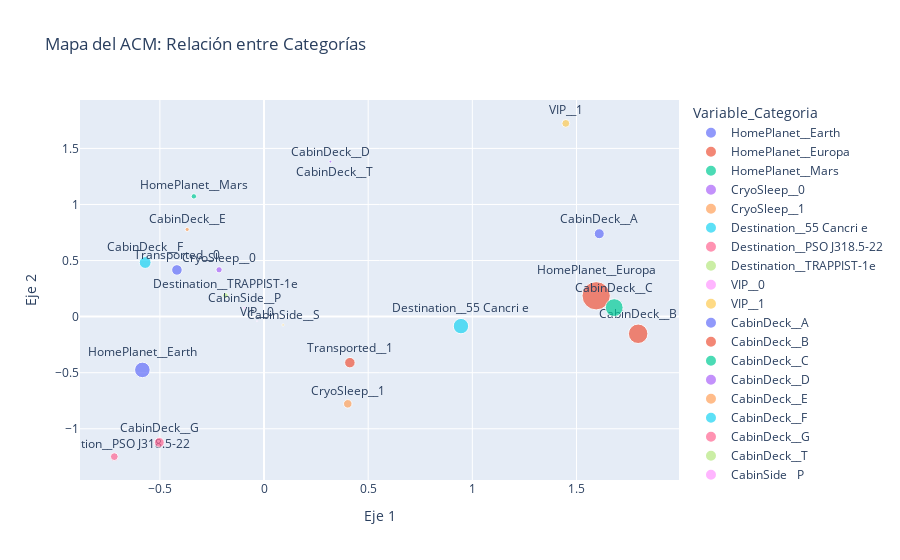

This figure's notebook cell:
### Code cell
# Graficamos las categorías en el plano factorial
# prince tiene un método integrado, pero con Plotly es más legible
plot_data = analysis_df.reset_index()
plot_data.columns = ['Variable_Categoria', 'Dim 0', 'Dim 1', 'Contrib_0', 'Contrib_1']

fig_mca = px.scatter(
    plot_data, 
    x='Dim 0', 
    y='Dim 1', 
    text='Variable_Categoria',
    size='Contrib_0', # El tamaño indica cuánto aporta a la Dim 0
    color='Variable_Categoria',
    title='Mapa del ACM: Relación entre Categorías',
    labels={'Dim 0': 'Eje 1', 'Dim 1': 'Eje 2'}
)

fig_mca.update_traces(textposition='top center')
fig_mca.show()

### Figure 1 — Plotly figure (JSON) as saved in the notebook; plotly's stock layout.template omitted (floating-point values rounded to 4 significant figures)
{"data": [{"hovertemplate": "Variable_Categoria=%{text}<br>Eje 1=%{x}<br>Eje 2=%{y}<br>Contrib_0=%{marker.size}<extra></extra>", "legendgroup": "HomePlanet__Earth", "marker": {"color": "#636efa", "size": [0.08442], "sizemode": "area", "sizeref": 0.0006978, "symbol": "circle"}, "mode": "markers+text", "name": "HomePlanet__Earth", "orientation": "v", "showlegend": true, "text": ["HomePlanet__Earth"], "textposition": "top center", "type": "scatter", "x": [-0.5841], "xaxis": "x", "y": [-0.4752], "yaxis": "y"}, {"hovertemplate": "Variable_Categoria=%{text}<br>Eje 1=%{x}<br>Eje 2=%{y}<br>Contrib_0=%{marker.size}<extra></extra>", "legendgroup": "HomePlanet__Europa", "marker": {"color": "#EF553B", "size": [0.2791], "sizemode": "area", "sizeref": 0.0006978, "symbol": "circle"}, "mode": "markers+text", "name": "HomePlanet__Europa", "orientation": "v", "showlegend": true, "text": ["HomePlanet__Europa"], "textposition": "top center", "type": "scatter", "x": [1.595], "xaxis": "x", "y": [0.1858], "yaxis": "y"}, {"hovertemplate": "Variable_Categoria=%{text}<br>Eje 1=%{x}<br>Eje 2=%{y}<br>Contrib_0=%{marker.size}<extra></extra>", "legendgroup": "HomePlanet__Mars", "marker": {"color": "#00cc96", "size": [0.01028], "sizemode": "area", "sizeref": 0.0006978, "symbol": "circle"}, "mode": "markers+text", "name": "HomePlanet__Mars", "orientation": "v", "showlegend": true, "text": ["HomePlanet__Mars"], "textposition": "top center", "type": "scatter", "x": [-0.3368], "xaxis": "x", "y": [1.072], "yaxis": "y"}, {"hovertemplate": "Variable_Categoria=%{text}<br>Eje 1=%{x}<br>Eje 2=%{y}<br>Contrib_0=%{marker.size}<extra></extra>", "legendgroup": "CryoSleep__0", "marker": {"color": "#ab63fa", "size": [0.01358], "sizemode": "area", "sizeref": 0.0006978, "symbol": "circle"}, "mode": "markers+text", "name": "CryoSleep__0", "orientation": "v", "showlegend": true, "text": ["CryoSleep__0"], "textposition": "top center", "type": "scatter", "x": [-0.2159], "xaxis": "x", "y": [0.4176], "yaxis": "y"}, {"hovertemplate": "Variable_Categoria=%{text}<br>Eje 1=%{x}<br>Eje 2=%{y}<br>Contrib_0=%{marker.size}<extra></extra>", "legendgroup": "CryoSleep__1", "marker": {"color": "#FFA15A", "size": [0.02528], "sizemode": "area", "sizeref": 0.0006978, "symbol": "circle"}, "mode": "markers+text", "name": "CryoSleep__1", "orientation": "v", "showlegend": true, "text": ["CryoSleep__1"], "textposition": "top center", "type": "scatter", "x": [0.402], "xaxis": "x", "y": [-0.7778], "yaxis": "y"}, {"hovertemplate": "Variable_Categoria=%{text}<br>Eje 1=%{x}<br>Eje 2=%{y}<br>Contrib_0=%{marker.size}<extra></extra>", "legendgroup": "Destination__55 Cancri e", "marker": {"color": "#19d3f3", "size": [0.08288], "sizemode": "area", "sizeref": 0.0006978, "symbol": "circle"}, "mode": "markers+text", "name": "Destination__55 Cancri e", "orientation": "v", "showlegend": true, "text": ["Destination__55 Cancri e"], "textposition": "top center", "type": "scatter", "x": [0.9454], "xaxis": "x", "y": [-0.08473], "yaxis": "y"}, {"hovertemplate": "Variable_Categoria=%{text}<br>Eje 1=%{x}<br>Eje 2=%{y}<br>Contrib_0=%{marker.size}<extra></extra>", "legendgroup": "Destination__PSO J318.5-22", "marker": {"color": "#FF6692", "size": [0.02119], "sizemode": "area", "sizeref": 0.0006978, "symbol": "circle"}, "mode": "markers+text", "name": "Destination__PSO J318.5-22", "orientation": "v", "showlegend": true, "text": ["Destination__PSO J318.5-22"], "textposition": "top center", "type": "scatter", "x": [-0.7188], "xaxis": "x", "y": [-1.249], "yaxis": "y"}, {"hovertemplate": "Variable_Categoria=%{text}<br>Eje 1=%{x}<br>Eje 2=%{y}<br>Contrib_0=%{marker.size}<extra></extra>", "legendgroup": "Destination__TRAPPIST-1e", "marker": {"color": "#B6E880", "size": [0.01078], "sizemode": "area", "sizeref": 0.0006978, "symbol": "circle"}, "mode": "markers+text", "name": "Destination__TRAPPIST-1e", "orientation": "v", "showlegend": true, "text": ["Destination__TRAPPIST-1e"], "textposition": "top center", "type": "scatter", "x": [-0.1853], "xaxis": "x", "y": [0.188], "yaxis": "y"}, {"hovertemplate": "Variable_Categoria=%{text}<br>Eje 1=%{x}<br>Eje 2=%{y}<br>Contrib_0=%{marker.size}<extra></extra>", "legendgroup": "VIP__0", "marker": {"color": "#FF97FF", "size": [0.0005041], "sizemode": "area", "sizeref": 0.0006978, "symbol": "circle"}, "mode": "markers+text", "name": "VIP__0", "orientation": "v", "showlegend": true, "text": ["VIP__0"], "textposition": "top center", "type": "scatter", "x": [-0.03394], "xaxis": "x", "y": [-0.04037], "yaxis": "y"}, {"hovertemplate": "Variable_Categoria=%{text}<br>Eje 1=%{x}<br>Eje 2=%{y}<br>Contrib_0=%{marker.size}<extra></extra>", "legendgroup": "VIP__1", "marker": {"color": "#FECB52", "size": [0.02152], "sizemode": "area", "sizeref": 0.0006978, "symbol": "circle"}, "mode": "markers+text", "name": "VIP__1", "orientation": "v", "showlegend": true, "text": ["VIP__1"], "textposition": "top center", "type": "scatter", "x": [1.449], "xaxis": "x", "y": [1.723], "yaxis": "y"}, {"hovertemplate": "Variable_Categoria=%{text}<br>Eje 1=%{x}<br>Eje 2=%{y}<br>Contrib_0=%{marker.size}<extra></extra>", "legendgroup": "CabinDeck__A", "marker": {"color": "#636efa", "size": [0.03496], "sizemode": "area", "sizeref": 0.0006978, "symbol": "circle"}, "mode": "markers+text", "name": "CabinDeck__A", "orientation": "v", "showlegend": true, "text": ["CabinDeck__A"], "textposition": "top center", "type": "scatter", "x": [1.609], "xaxis": "x", "y": [0.7392], "yaxis": "y"}, {"hovertemplate": "Variable_Categoria=%{text}<br>Eje 1=%{x}<br>Eje 2=%{y}<br>Contrib_0=%{marker.size}<extra></extra>", "legendgroup": "CabinDeck__B", "marker": {"color": "#EF553B", "size": [0.1323], "sizemode": "area", "sizeref": 0.0006978, "symbol": "circle"}, "mode": "markers+text", "name": "CabinDeck__B", "orientation": "v", "showlegend": true, "text": ["CabinDeck__B"], "textposition": "top center", "type": "scatter", "x": [1.796], "xaxis": "x", "y": [-0.1531], "yaxis": "y"}, {"hovertemplate": "Variable_Categoria=%{text}<br>Eje 1=%{x}<br>Eje 2=%{y}<br>Contrib_0=%{marker.size}<extra></extra>", "legendgroup": "CabinDeck__C", "marker": {"color": "#00cc96", "size": [0.1108], "sizemode": "area", "sizeref": 0.0006978, "symbol": "circle"}, "mode": "markers+text", "name": "CabinDeck__C", "orientation": "v", "showlegend": true, "text": ["CabinDeck__C"], "textposition": "top center", "type": "scatter", "x": [1.681], "xaxis": "x", "y": [0.08052], "yaxis": "y"}, {"hovertemplate": "Variable_Categoria=%{text}<br>Eje 1=%{x}<br>Eje 2=%{y}<br>Contrib_0=%{marker.size}<extra></extra>", "legendgroup": "CabinDeck__D", "marker": {"color": "#ab63fa", "size": [0.00255], "sizemode": "area", "sizeref": 0.0006978, "symbol": "circle"}, "mode": "markers+text", "name": "CabinDeck__D", "orientation": "v", "showlegend": true, "text": ["CabinDeck__D"], "textposition": "top center", "type": "scatter", "x": [0.3188], "xaxis": "x", "y": [1.382], "yaxis": "y"}, {"hovertemplate": "Variable_Categoria=%{text}<br>Eje 1=%{x}<br>Eje 2=%{y}<br>Contrib_0=%{marker.size}<extra></extra>", "legendgroup": "CabinDeck__E", "marker": {"color": "#FFA15A", "size": [0.006207], "sizemode": "area", "sizeref": 0.0006978, "symbol": "circle"}, "mode": "markers+text", "name": "CabinDeck__E", "orientation": "v", "showlegend": true, "text": ["CabinDeck__E"], "textposition": "top center", "type": "scatter", "x": [-0.369], "xaxis": "x", "y": [0.7774], "yaxis": "y"}, {"hovertemplate": "Variable_Categoria=%{text}<br>Eje 1=%{x}<br>Eje 2=%{y}<br>Contrib_0=%{marker.size}<extra></extra>", "legendgroup": "CabinDeck__F", "marker": {"color": "#19d3f3", "size": [0.04881], "sizemode": "area", "sizeref": 0.0006978, "symbol": "circle"}, "mode": "markers+text", "name": "CabinDeck__F", "orientation": "v", "showlegend": true, "text": ["CabinDeck__F"], "textposition": "top center", "type": "scatter", "x": [-0.5707], "xaxis": "x", "y": [0.4824], "yaxis": "y"}, {"hovertemplate": "Variable_Categoria=%{text}<br>Eje 1=%{x}<br>Eje 2=%{y}<br>Contrib_0=%{marker.size}<extra></extra>", "legendgroup": "CabinDeck__G", "marker": {"color": "#FF6692", "size": [0.0337], "sizemode": "area", "sizeref": 0.0006978, "symbol": "circle"}, "mode": "markers+text", "name": "CabinDeck__G", "orientation": "v", "showlegend": true, "text": ["CabinDeck__G"], "textposition": "top center", "type": "scatter", "x": [-0.5027], "xaxis": "x", "y": [-1.122], "yaxis": "y"}, {"hovertemplate": "Variable_Categoria=%{text}<br>Eje 1=%{x}<br>Eje 2=%{y}<br>Contrib_0=%{marker.size}<extra></extra>", "legendgroup": "CabinDeck__T", "marker": {"color": "#B6E880", "size": [2.908e-05], "sizemode": "area", "sizeref": 0.0006978, "symbol": "circle"}, "mode": "markers+text", "name": "CabinDeck__T", "orientation": "v", "showlegend": true, "text": ["CabinDeck__T"], "textposition": "top center", "type": "scatter", "x": [0.336], "xaxis": "x", "y": [1.219], "yaxis": "y"}, {"hovertemplate": "Variable_Categoria=%{text}<br>Eje 1=%{x}<br>Eje 2=%{y}<br>Contrib_0=%{marker.size}<extra></extra>", "legendgroup": "CabinSide__P", "marker": {"color": "#FF97FF", "size": [0.002002], "sizemode": "area", "sizeref": 0.0006978, "symbol": "circle"}, "mode": "markers+text", "name": "CabinSide__P", "orientation": "v", "showlegend": true, "text": ["CabinSide__P"], "textposition": "top center", "type": "scatter", "x": [-0.0956], "xaxis": "x", "y": [0.07751], "yaxis": "y"}, {"hovertemplate": "Variable_Categoria=%{text}<br>Eje 1=%{x}<br>Eje 2=%{y}<br>Contrib_0=%{marker.size}<extra></extra>", "legendgroup": "CabinSide__S", "marker": {"color": "#FECB52", "size": [0.001916], "sizemode": "area", "sizeref": 0.0006978, "symbol": "circle"}, "mode": "markers+text", "name": "CabinSide__S", "orientation": "v", "showlegend": true, "text": ["CabinSide__S"], "textposition": "top center", "type": "scatter", "x": [0.09149], "xaxis": "x", "y": [-0.07418], "yaxis": "y"}, {"hovertemplate": "Variable_Categoria=%{text}<br>Eje 1=%{x}<br>Eje 2=%{y}<br>Contrib_0=%{marker.size}<extra></extra>", "legendgroup": "Transported__0", "marker": {"color": "#636efa", "size": [0.03887], "sizemode": "area", "sizeref": 0.0006978, "symbol": "circle"}, "mode": "markers+text", "name": "Transported__0", "orientation": "v", "showlegend": true, "text": ["Transported__0"], "textposition": "top center", "type": "scatter", "x": [-0.4182], "xaxis": "x", "y": [0.4164], "yaxis": "y"}, {"hovertemplate": "Variable_Categoria=%{text}<br>Eje 1=%{x}<br>Eje 2=%{y}<br>Contrib_0=%{marker.size}<extra></extra>", "legendgroup": "Transported__1", "marker": {"color": "#EF553B", "size": [0.03831], "sizemode": "area", "sizeref": 0.0006978, "symbol": "circle"}, "mode": "markers+text", "name": "Transported__1", "orientation": "v", "showlegend": true, "text": ["Transported__1"], "textposition": "top center", "type": "scatter", "x": [0.4122], "xaxis": "x", "y": [-0.4104], "yaxis": "y"}], "layout": {"legend": {"itemsizing": "constant", "title": {"text": "Variable_Categoria"}, "tracegroupgap": 0}, "title": {"text": "Mapa del ACM: Relación entre Categorías"}, "xaxis": {"anchor": "y", "domain": [0, 1], "title": {"text": "Eje 1"}}, "yaxis": {"anchor": "x", "domain": [0, 1], "title": {"text": "Eje 2"}}}}
